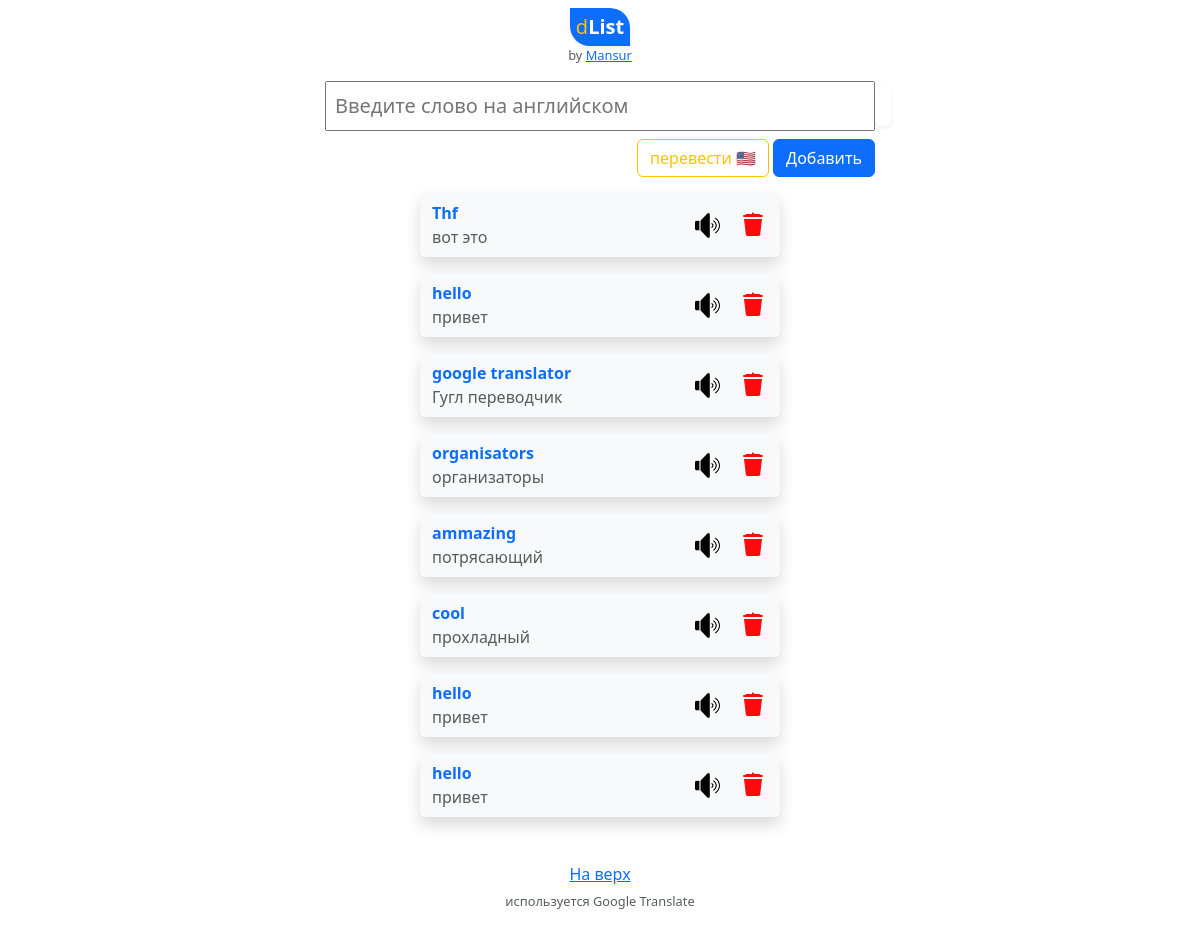
Before: / with the older database file.
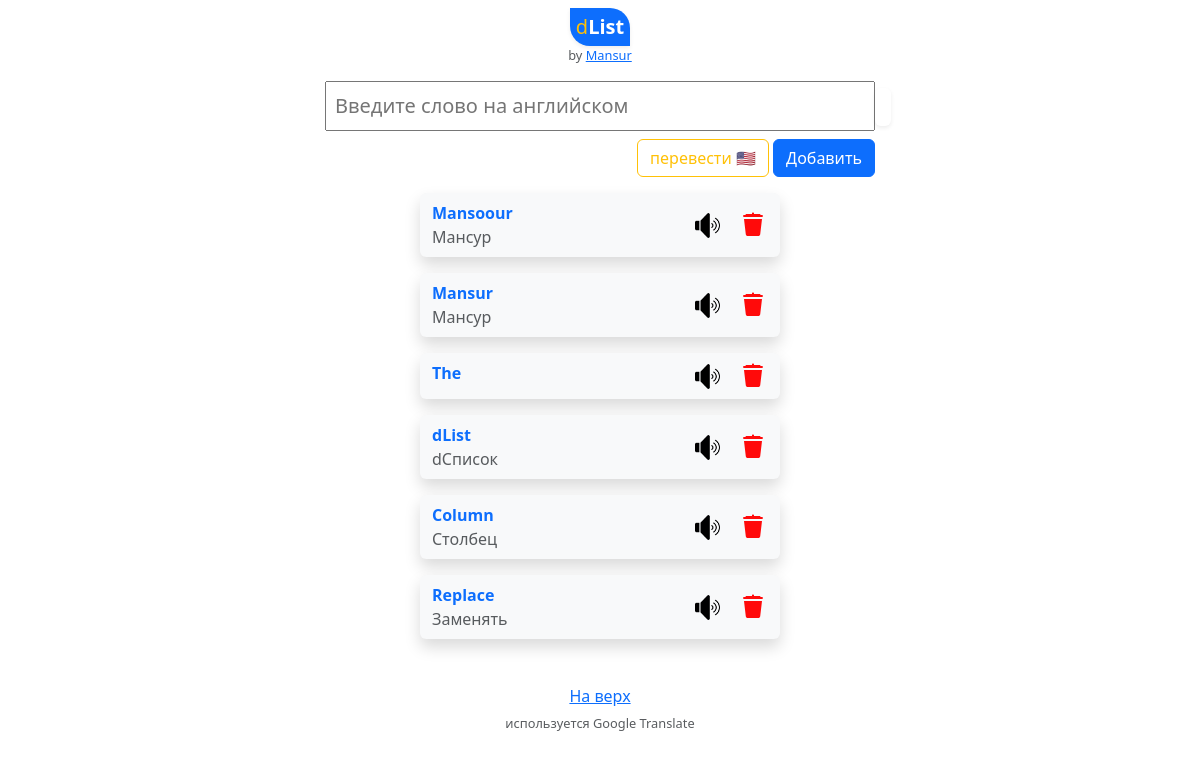
After: the same page with the newer database file.
### app/models.py (models this page shows, shortened)
class Dict(models.Model):
    eng = models.CharField('Eng',max_length=255)
    rus = models.CharField('Rus',max_length=255)

### app/views.py (the view, shortened to what this page needs)
# urls.py: path('', views.home, name='home'),
def home(request):
    dicts = Dict.objects.all()[::-1]
    contex={
        'dicts': dicts
    }
    return render(request, 'app/home.html',contex)

### app/templates/app/home.html (shortened to what this page needs)
{% extends 'app/base.html' %}
{% block content %}
<div class="container col-md-4">
    {% if dicts %}
        {% for dict in dicts %}
        <div class="row bg-light shadow mt-3 rounded m-2 py-2">
            <div class="col-6">
                <div class="text-primary" id="engtext" onclick="speakText('{{ dict.eng }}')"><b>{{ dict.eng }}</b></div>
                <div class="text-muted">{{ dict.rus }}</div>
            </div>
            <div class="col-6 d-flex justify-content-end align-items-center ">
                <img onclick="speakText('{{ dict.eng }}')" width="27px">
                <a href="{% url 'delete' dict.id %}" class="text-danger" style="margin-left:17px;" onclick="return confirmDelete();"></a>
            </div>
        </div>
        {% endfor %}
    {% else %}
    <h5 class="text-center text-muted my-5">Список пуст :(</h5>
    {% endif %}
</div>
{% endblock %}

### app/templates/app/base.html (shortened to what this page needs)
<!doctype html>
<html lang="en-US">
  <head>
    <link rel="stylesheet" href="https://cdn.jsdelivr.net/npm/bootstrap@5.3.2/dist/css/bootstrap.min.css">
  </head>
  <body>
  <div class="container">
  <div class="mx-2"><div class="bg-primary mx-auto py-1 fs-5 text-center text-white  shadow-sm mt-2" style="
  width:60px;
  border-top-right-radius: 20px;
  border-bottom-left-radius: 20px;
"><span class="text-warning ">d</span><b class="">List</b></div>
<div class="text-center text-muted mb-3" style="font-size:80%;">by <a href="https://github.com/mansurfayziev">Mansur</a> </div>
    <div class="col-md-6 mx-auto mt-2">
      <form method="post" action="." class="text-end">
        <input name="text" class="mb-2 p-2 fs-5 " style="width:100%;" role="textbox" placeholder="Введите слово на английском" id="inputText">
          <span class=" mr-2 p-2 rounded shadow-sm" id="output" ></span>
        <button type="button" onclick="
    var inputText = document.getElementById('inputText').value;
    fetch('https://translate.googleapis.com/translate_a/single?client=gtx&sl=en&tl=ru&dt=t&q=' + encodeURI(inputText))
        .then(response => response.json())
        .then(data => {
            document.getElementById('output').innerText = data[0][0][0];
            alert(translatedText);
        })
        .catch(error => {
            console.error('Ошибка:', error);
        });
" class="btn btn-outline-warning">перевести 🇺🇸</button>
          <button type="submit" class="btn btn-primary">Добавить</button>
</form>
    </div>
</div>
    </div>
    {% block content %}{% endblock %}
    <a href="#top"  class=""><h1 class="text-center mt-5 fs-6">На верх</h1></a>
  <div class="text-center text-muted mb-3" style="font-size:80%;">используется Google Translate</div>
</body>
</html>

Changed rows visible on the page:
removed Dict: eng "Thf", rus "вот это"
removed Dict: eng "hello", rus "привет"
removed Dict: eng "google translator", rus "Гугл переводчик"
removed Dict: eng "organisators", rus "организаторы"
removed Dict: eng "ammazing", rus "потрясающий"
removed Dict: eng "cool", rus "прохладный"
removed Dict: eng "hello", rus "привет"
removed Dict: eng "hello", rus "привет"
added Dict: eng "Mansoour", rus "Мансур"
added Dict: eng "Mansur", rus "Мансур"
added Dict: eng "The"
added Dict: eng "dList", rus "dСписок"
added Dict: eng "Column", rus "Столбец"
added Dict: eng "Replace", rus "Заменять"
